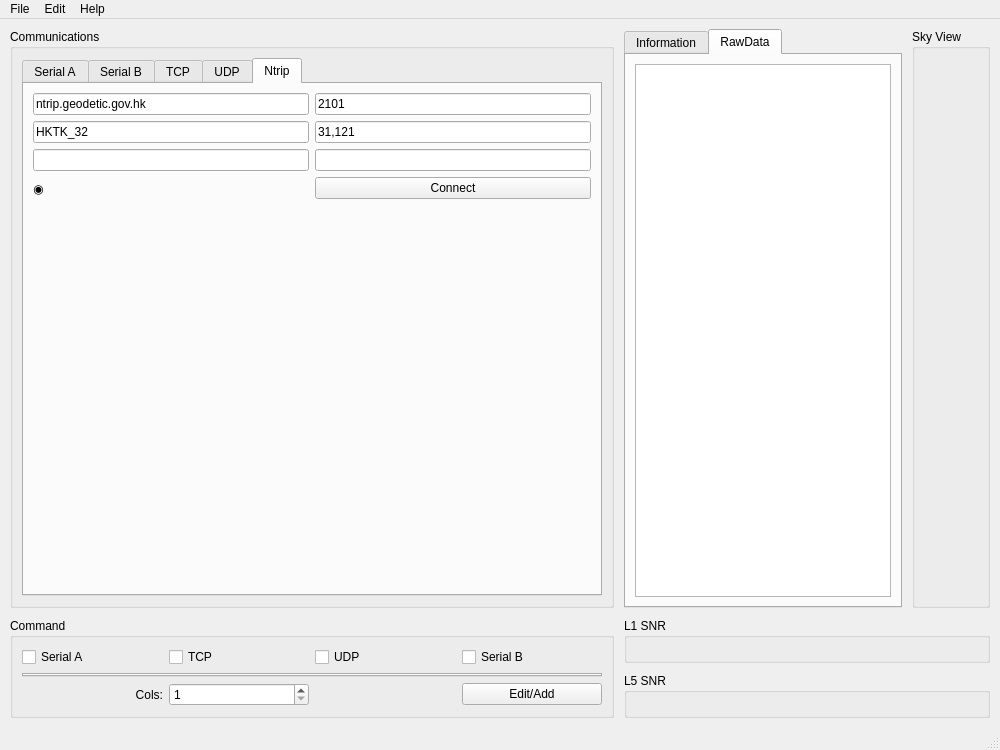
<?xml version="1.0" encoding="UTF-8"?>
<ui version="4.0">
 <class>MainWindow</class>
 <widget class="QMainWindow" name="MainWindow">
  <property name="geometry">
   <rect>
    <x>0</x>
    <y>0</y>
    <width>1000</width>
    <height>750</height>
   </rect>
  </property>
  <property name="minimumSize">
   <size>
    <width>1000</width>
    <height>750</height>
   </size>
  </property>
  <property name="windowTitle">
   <string>GnssView</string>
  </property>
  <widget class="QWidget" name="centralwidget">
   <layout class="QGridLayout" name="gridLayout">
    <property name="leftMargin">
     <number>10</number>
    </property>
    <property name="topMargin">
     <number>10</number>
    </property>
    <property name="rightMargin">
     <number>10</number>
    </property>
    <property name="bottomMargin">
     <number>10</number>
    </property>
    <property name="spacing">
     <number>10</number>
    </property>
    <item row="0" column="0">
     <widget class="QGroupBox" name="groupComms">
      <property name="title">
       <string>Communications</string>
      </property>
      <layout class="QVBoxLayout" name="verticalLayout_Comms">
       <item>
        <widget class="QTabWidget" name="tabComms">
         <property name="currentIndex">
          <number>4</number>
         </property>
         <widget class="QWidget" name="tabSerialA">
          <attribute name="title">
           <string>Serial A</string>
          </attribute>
          <layout class="QGridLayout" name="gridLayout_3A">
           <item row="0" column="0">
            <layout class="QGridLayout" name="gridLayoutSerialA">
             <item row="0" column="0" colspan="2">
              <widget class="QComboBox" name="comboBoxSerialA"/>
             </item>
             <item row="1" column="1">
              <widget class="QComboBox" name="comboBoxParityA">
               <item>
                <property name="text">
                 <string>No</string>
                </property>
               </item>
               <item>
                <property name="text">
                 <string>Even</string>
                </property>
               </item>
               <item>
                <property name="text">
                 <string>Odd</string>
                </property>
               </item>
               <item>
                <property name="text">
                 <string>Space</string>
                </property>
               </item>
               <item>
                <property name="text">
                 <string>Mark</string>
                </property>
               </item>
              </widget>
             </item>
             <item row="0" column="2">
              <widget class="QComboBox" name="comboBoxBaudRateA">
               <item>
                <property name="text">
                 <string>9600</string>
                </property>
               </item>
               <item>
                <property name="text">
                 <string>19200</string>
                </property>
               </item>
               <item>
                <property name="text">
                 <string>38400</string>
                </property>
               </item>
               <item>
                <property name="text">
                 <string>57600</string>
                </property>
               </item>
               <item>
                <property name="text">
                 <string>115200</string>
                </property>
               </item>
               <item>
                <property name="text">
                 <string>230400</string>
                </property>
               </item>
               <item>
                <property name="text">
                 <string>460800</string>
                </property>
               </item>
               <item>
                <property name="text">
                 <string>921600</string>
                </property>
               </item>
               <item>
                <property name="text">
                 <string>1000000</string>
                </property>
               </item>
               <item>
                <property name="text">
                 <string>2000000</string>
                </property>
               </item>
               <item>
                <property name="text">
                 <string>3000000</string>
                </property>
               </item>
              </widget>
             </item>
             <item row="2" column="0">
              <widget class="QLabel" name="labelStatusSerialA">
               <property name="font">
                <font>
                 <pointsize>20</pointsize>
                 <bold>true</bold>
                </font>
               </property>
               <property name="text">
                <string>◉</string>
               </property>
              </widget>
             </item>
             <item row="1" column="0">
              <widget class="QComboBox" name="comboBoxDataBitsA">
               <item>
                <property name="text">
                 <string>8</string>
                </property>
               </item>
               <item>
                <property name="text">
                 <string>7</string>
                </property>
               </item>
               <item>
                <property name="text">
                 <string>6</string>
                </property>
               </item>
               <item>
                <property name="text">
                 <string>5</string>
                </property>
               </item>
              </widget>
             </item>
             <item row="1" column="2">
              <widget class="QComboBox" name="comboBoxStopBitsA">
               <item>
                <property name="text">
                 <string>1</string>
                </property>
               </item>
               <item>
                <property name="text">
                 <string>1.5</string>
                </property>
               </item>
               <item>
                <property name="text">
                 <string>2</string>
                </property>
               </item>
              </widget>
             </item>
             <item row="2" column="2">
              <widget class="QPushButton" name="buttonOpenSerialA">
               <property name="text">
                <string>Open</string>
               </property>
              </widget>
             </item>
            </layout>
           </item>
           <item row="1" column="0">
            <spacer name="spacerSerialA">
             <property name="orientation">
              <enum>Qt::Orientation::Vertical</enum>
             </property>
             <property name="sizeHint" stdset="0">
              <size>
               <width>0</width>
               <height>0</height>
              </size>
             </property>
            </spacer>
           </item>
          </layout>
         </widget>
         <widget class="QWidget" name="tabSerialB">
          <attribute name="title">
           <string>Serial B</string>
          </attribute>
          <layout class="QGridLayout" name="gridLayout_3B">
           <item row="0" column="0">
            <layout class="QGridLayout" name="gridLayoutSerialB">
             <item row="1" column="2">
              <widget class="QComboBox" name="comboBoxStopBitsB">
               <item>
                <property name="text">
                 <string>1</string>
                </property>
               </item>
               <item>
                <property name="text">
                 <string>1.5</string>
                </property>
               </item>
               <item>
                <property name="text">
                 <string>2</string>
                </property>
               </item>
              </widget>
             </item>
             <item row="0" column="0" colspan="2">
              <widget class="QComboBox" name="comboBoxSerialB"/>
             </item>
             <item row="1" column="1">
              <widget class="QComboBox" name="comboBoxParityB">
               <item>
                <property name="text">
                 <string>No</string>
                </property>
               </item>
               <item>
                <property name="text">
                 <string>Even</string>
                </property>
               </item>
               <item>
                <property name="text">
                 <string>Odd</string>
                </property>
               </item>
               <item>
                <property name="text">
                 <string>Space</string>
                </property>
               </item>
               <item>
                <property name="text">
                 <string>Mark</string>
                </property>
               </item>
              </widget>
             </item>
             <item row="1" column="0">
              <widget class="QComboBox" name="comboBoxDataBitsB">
               <item>
                <property name="text">
                 <string>8</string>
                </property>
               </item>
               <item>
                <property name="text">
                 <string>7</string>
                </property>
               </item>
               <item>
                <property name="text">
                 <string>6</string>
                </property>
               </item>
               <item>
                <property name="text">
                 <string>5</string>
                </property>
               </item>
              </widget>
             </item>
             <item row="0" column="2">
              <widget class="QComboBox" name="comboBoxBaudRateB">
               <item>
                <property name="text">
                 <string>9600</string>
                </property>
               </item>
               <item>
                <property name="text">
                 <string>115200</string>
                </property>
               </item>
               <item>
                <property name="text">
                 <string>230400</string>
                </property>
               </item>
               <item>
                <property name="text">
                 <string>460800</string>
                </property>
               </item>
               <item>
                <property name="text">
                 <string>921600</string>
                </property>
               </item>
               <item>
                <property name="text">
                 <string>1000000</string>
                </property>
               </item>
               <item>
                <property name="text">
                 <string>2000000</string>
                </property>
               </item>
               <item>
                <property name="text">
                 <string>3000000</string>
                </property>
               </item>
              </widget>
             </item>
             <item row="2" column="2">
              <widget class="QPushButton" name="buttonOpenSerialB">
               <property name="text">
                <string>Open</string>
               </property>
              </widget>
             </item>
             <item row="2" column="0">
              <widget class="QLabel" name="labelStatusSerialB">
               <property name="text">
                <string>◉</string>
               </property>
              </widget>
             </item>
            </layout>
           </item>
           <item row="1" column="0">
            <spacer name="spacerSerialB">
             <property name="orientation">
              <enum>Qt::Orientation::Vertical</enum>
             </property>
             <property name="sizeHint" stdset="0">
              <size>
               <width>0</width>
               <height>0</height>
              </size>
             </property>
            </spacer>
           </item>
          </layout>
         </widget>
         <widget class="QWidget" name="tabTcp">
          <attribute name="title">
           <string>TCP</string>
          </attribute>
          <layout class="QGridLayout" name="gridLayout_5">
           <item row="0" column="0">
            <layout class="QGridLayout" name="gridLayout_4">
             <item row="3" column="2">
              <widget class="QPushButton" name="buttonTcpConnect">
               <property name="text">
                <string>Connect</string>
               </property>
              </widget>
             </item>
             <item row="0" column="1">
              <widget class="QLineEdit" name="lineEditTcpAddress"/>
             </item>
             <item row="0" column="2">
              <widget class="QLineEdit" name="lineEditTcpPort"/>
             </item>
             <item row="3" column="1">
              <widget class="QLabel" name="labelStatusTcp">
               <property name="text">
                <string>◉</string>
               </property>
              </widget>
             </item>
            </layout>
           </item>
           <item row="1" column="0">
            <spacer name="spacerTcp">
             <property name="orientation">
              <enum>Qt::Orientation::Vertical</enum>
             </property>
             <property name="sizeHint" stdset="0">
              <size>
               <width>20</width>
               <height>40</height>
              </size>
             </property>
            </spacer>
           </item>
          </layout>
         </widget>
         <widget class="QWidget" name="tabUdp">
          <attribute name="title">
           <string>UDP</string>
          </attribute>
          <layout class="QGridLayout" name="gridLayout_7">
           <item row="0" column="0">
            <layout class="QGridLayout" name="gridLayout_6">
             <item row="0" column="0" colspan="2">
              <widget class="QLineEdit" name="lineEditUdpPort"/>
             </item>
             <item row="1" column="0">
              <widget class="QLabel" name="labelStatusUdp">
               <property name="text">
                <string>◉</string>
               </property>
              </widget>
             </item>
             <item row="1" column="1">
              <widget class="QPushButton" name="buttonUdpBind">
               <property name="text">
                <string>Bind</string>
               </property>
              </widget>
             </item>
            </layout>
           </item>
           <item row="1" column="0">
            <spacer name="spacerUdp">
             <property name="orientation">
              <enum>Qt::Orientation::Vertical</enum>
             </property>
             <property name="sizeHint" stdset="0">
              <size>
               <width>20</width>
               <height>40</height>
              </size>
             </property>
            </spacer>
           </item>
          </layout>
         </widget>
         <widget class="QWidget" name="tabNtrip">
          <attribute name="title">
           <string>Ntrip</string>
          </attribute>
          <layout class="QGridLayout" name="gridLayout_3">
           <item row="0" column="0">
            <layout class="QGridLayout" name="gridLayout_2">
             <item row="0" column="1">
              <widget class="QLineEdit" name="lineEditPort">
               <property name="text">
                <string>2101</string>
               </property>
              </widget>
             </item>
             <item row="2" column="1">
              <widget class="QLineEdit" name="lineEditPass"/>
             </item>
             <item row="1" column="0">
              <widget class="QLineEdit" name="lineEditMount">
               <property name="text">
                <string>HKTK_32</string>
               </property>
              </widget>
             </item>
             <item row="0" column="0">
              <widget class="QLineEdit" name="lineEditHost">
               <property name="text">
                <string>ntrip.geodetic.gov.hk</string>
               </property>
              </widget>
             </item>
             <item row="1" column="1">
              <widget class="QLineEdit" name="lineEditLocation">
               <property name="text">
                <string>31,121</string>
               </property>
              </widget>
             </item>
             <item row="2" column="0">
              <widget class="QLineEdit" name="lineEditUser">
               <property name="text">
                <string/>
               </property>
              </widget>
             </item>
             <item row="3" column="0">
              <widget class="QLabel" name="labelStatusNtrip">
               <property name="text">
                <string>◉</string>
               </property>
              </widget>
             </item>
             <item row="3" column="1">
              <widget class="QPushButton" name="buttonOpenNtrip">
               <property name="text">
                <string>Connect</string>
               </property>
              </widget>
             </item>
            </layout>
           </item>
           <item row="1" column="0">
            <spacer name="verticalSpacer">
             <property name="orientation">
              <enum>Qt::Orientation::Vertical</enum>
             </property>
             <property name="sizeHint" stdset="0">
              <size>
               <width>20</width>
               <height>40</height>
              </size>
             </property>
            </spacer>
           </item>
          </layout>
         </widget>
        </widget>
       </item>
      </layout>
     </widget>
    </item>
    <item row="0" column="1" colspan="2">
     <widget class="QTabWidget" name="tabInfoData">
      <property name="currentIndex">
       <number>1</number>
      </property>
      <widget class="QWidget" name="tabInformation">
       <attribute name="title">
        <string>Information</string>
       </attribute>
       <layout class="QGridLayout" name="gridLayout_11">
        <item row="0" column="0">
         <layout class="QGridLayout" name="gridLayoutInfo">
          <item row="2" column="5">
           <widget class="QLabel" name="labelHdop">
            <property name="font">
             <font>
              <bold>true</bold>
             </font>
            </property>
            <property name="text">
             <string>-</string>
            </property>
           </widget>
          </item>
          <item row="4" column="0">
           <widget class="QLabel" name="label_13">
            <property name="text">
             <string>UTC</string>
            </property>
           </widget>
          </item>
          <item row="1" column="5">
           <widget class="QLabel" name="labelMagnetic">
            <property name="font">
             <font>
              <bold>true</bold>
             </font>
            </property>
            <property name="text">
             <string>-</string>
            </property>
           </widget>
          </item>
          <item row="2" column="2">
           <widget class="QLabel" name="label_8">
            <property name="text">
             <string>InView</string>
            </property>
           </widget>
          </item>
          <item row="1" column="3">
           <widget class="QLabel" name="labelTrack">
            <property name="font">
             <font>
              <bold>true</bold>
             </font>
            </property>
            <property name="text">
             <string>-</string>
            </property>
           </widget>
          </item>
          <item row="4" column="1">
           <widget class="QLabel" name="labelTime">
            <property name="font">
             <font>
              <bold>true</bold>
             </font>
            </property>
            <property name="text">
             <string>-</string>
            </property>
           </widget>
          </item>
          <item row="3" column="0">
           <widget class="QLabel" name="label_10">
            <property name="text">
             <string>Mode</string>
            </property>
           </widget>
          </item>
          <item row="0" column="3">
           <widget class="QLabel" name="labelLongitude">
            <property name="font">
             <font>
              <bold>true</bold>
             </font>
            </property>
            <property name="text">
             <string>-</string>
            </property>
           </widget>
          </item>
          <item row="1" column="4">
           <widget class="QLabel" name="label_6">
            <property name="text">
             <string>Magnetic</string>
            </property>
           </widget>
          </item>
          <item row="0" column="4">
           <widget class="QLabel" name="label_3">
            <property name="text">
             <string>Altitude</string>
            </property>
           </widget>
          </item>
          <item row="1" column="0">
           <widget class="QLabel" name="label_4">
            <property name="text">
             <string>Speed</string>
            </property>
           </widget>
          </item>
          <item row="3" column="4">
           <widget class="QLabel" name="label_12">
            <property name="text">
             <string>Quality</string>
            </property>
           </widget>
          </item>
          <item row="0" column="5">
           <widget class="QLabel" name="labelAltitude">
            <property name="font">
             <font>
              <bold>true</bold>
             </font>
            </property>
            <property name="text">
             <string>-</string>
            </property>
           </widget>
          </item>
          <item row="2" column="3">
           <widget class="QLabel" name="labelSatsInView">
            <property name="font">
             <font>
              <bold>true</bold>
             </font>
            </property>
            <property name="text">
             <string>-</string>
            </property>
           </widget>
          </item>
          <item row="2" column="0">
           <widget class="QLabel" name="label_7">
            <property name="text">
             <string>InUse</string>
            </property>
           </widget>
          </item>
          <item row="4" column="3">
           <widget class="QLabel" name="labelDate">
            <property name="font">
             <font>
              <bold>true</bold>
             </font>
            </property>
            <property name="text">
             <string>-</string>
            </property>
           </widget>
          </item>
          <item row="4" column="2">
           <widget class="QLabel" name="label_14">
            <property name="text">
             <string>Date</string>
            </property>
           </widget>
          </item>
          <item row="1" column="1">
           <widget class="QLabel" name="labelSpeed">
            <property name="font">
             <font>
              <bold>true</bold>
             </font>
            </property>
            <property name="text">
             <string>-</string>
            </property>
           </widget>
          </item>
          <item row="0" column="2">
           <widget class="QLabel" name="label_2">
            <property name="text">
             <string>Longitude</string>
            </property>
           </widget>
          </item>
          <item row="3" column="3">
           <widget class="QLabel" name="labelStatus">
            <property name="font">
             <font>
              <bold>true</bold>
             </font>
            </property>
            <property name="text">
             <string>-</string>
            </property>
           </widget>
          </item>
          <item row="0" column="1">
           <widget class="QLabel" name="labelLatitude">
            <property name="font">
             <font>
              <bold>true</bold>
             </font>
            </property>
            <property name="text">
             <string>-</string>
            </property>
           </widget>
          </item>
          <item row="0" column="0">
           <widget class="QLabel" name="label_1">
            <property name="text">
             <string>Latitude</string>
            </property>
           </widget>
          </item>
          <item row="3" column="5">
           <widget class="QLabel" name="labelQuality">
            <property name="font">
             <font>
              <bold>true</bold>
             </font>
            </property>
            <property name="text">
             <string>-</string>
            </property>
           </widget>
          </item>
          <item row="2" column="4">
           <widget class="QLabel" name="label_9">
            <property name="text">
             <string>hDop</string>
            </property>
           </widget>
          </item>
          <item row="2" column="1">
           <widget class="QLabel" name="labelSatsInUse">
            <property name="font">
             <font>
              <bold>true</bold>
             </font>
            </property>
            <property name="text">
             <string>-</string>
            </property>
           </widget>
          </item>
          <item row="3" column="1">
           <widget class="QLabel" name="labelMode">
            <property name="font">
             <font>
              <bold>true</bold>
             </font>
            </property>
            <property name="text">
             <string>-</string>
            </property>
           </widget>
          </item>
          <item row="3" column="2">
           <widget class="QLabel" name="label_11">
            <property name="text">
             <string>Status</string>
            </property>
           </widget>
          </item>
          <item row="1" column="2">
           <widget class="QLabel" name="label_5">
            <property name="text">
             <string>Track</string>
            </property>
           </widget>
          </item>
         </layout>
        </item>
        <item row="1" column="0">
         <spacer name="spacerInfo">
          <property name="orientation">
           <enum>Qt::Orientation::Vertical</enum>
          </property>
          <property name="sizeHint" stdset="0">
           <size>
            <width>20</width>
            <height>40</height>
           </size>
          </property>
         </spacer>
        </item>
       </layout>
      </widget>
      <widget class="QWidget" name="tabRawData">
       <attribute name="title">
        <string>RawData</string>
       </attribute>
       <layout class="QGridLayout" name="gridLayout_13">
        <item row="0" column="0">
         <widget class="QPlainTextEdit" name="plainTextEditRaw"/>
        </item>
       </layout>
      </widget>
     </widget>
    </item>
    <item row="0" column="3">
     <widget class="QGroupBox" name="groupChartSky">
      <property name="title">
       <string>Sky View</string>
      </property>
      <layout class="QVBoxLayout" name="verticalLayout_Sky">
       <item>
        <widget class="QChartView" name="chartSky" native="true"/>
       </item>
      </layout>
     </widget>
    </item>
    <item row="1" column="0" rowspan="2">
     <widget class="QGroupBox" name="groupCommand">
      <property name="title">
       <string>Command</string>
      </property>
      <layout class="QGridLayout" name="gridLayout_10">
       <item row="0" column="0">
        <widget class="QCheckBox" name="checkBoxSerialA">
         <property name="text">
          <string>Serial A</string>
         </property>
        </widget>
       </item>
       <item row="2" column="0">
        <widget class="QLabel" name="labelCmdCols">
         <property name="text">
          <string>Cols:</string>
         </property>
         <property name="alignment">
          <set>Qt::AlignmentFlag::AlignRight|Qt::AlignmentFlag::AlignTrailing|Qt::AlignmentFlag::AlignVCenter</set>
         </property>
        </widget>
       </item>
       <item row="2" column="3">
        <widget class="QPushButton" name="buttonAddCommand">
         <property name="text">
          <string>Edit/Add</string>
         </property>
        </widget>
       </item>
       <item row="0" column="2">
        <widget class="QCheckBox" name="checkBoxUdp">
         <property name="text">
          <string>UDP</string>
         </property>
        </widget>
       </item>
       <item row="1" column="0" colspan="4">
        <widget class="QTabWidget" name="tabCommands">
         <property name="currentIndex">
          <number>-1</number>
         </property>
        </widget>
       </item>
       <item row="0" column="1">
        <widget class="QCheckBox" name="checkBoxTcp">
         <property name="text">
          <string>TCP</string>
         </property>
        </widget>
       </item>
       <item row="2" column="1">
        <widget class="QSpinBox" name="spinCmdCols">
         <property name="minimum">
          <number>1</number>
         </property>
         <property name="maximum">
          <number>10</number>
         </property>
         <property name="value">
          <number>1</number>
         </property>
        </widget>
       </item>
       <item row="0" column="3">
        <widget class="QCheckBox" name="checkBoxSerialB">
         <property name="text">
          <string>Serial B</string>
         </property>
        </widget>
       </item>
      </layout>
     </widget>
    </item>
    <item row="1" column="1" colspan="3">
     <widget class="QGroupBox" name="groupChartL1">
      <property name="title">
       <string>L1 SNR</string>
      </property>
      <layout class="QVBoxLayout" name="verticalLayout_L1">
       <item>
        <widget class="QChartView" name="chartSnrL1" native="true"/>
       </item>
      </layout>
     </widget>
    </item>
    <item row="2" column="1" colspan="3">
     <widget class="QGroupBox" name="groupChartL5">
      <property name="title">
       <string>L5 SNR</string>
      </property>
      <layout class="QVBoxLayout" name="verticalLayout_L5">
       <item>
        <widget class="QChartView" name="chartSnrL5" native="true"/>
       </item>
      </layout>
     </widget>
    </item>
   </layout>
  </widget>
  <widget class="QMenuBar" name="menubar">
   <property name="geometry">
    <rect>
     <x>0</x>
     <y>0</y>
     <width>1000</width>
     <height>24</height>
    </rect>
   </property>
   <widget class="QMenu" name="menuFile_2">
    <property name="title">
     <string>File</string>
    </property>
   </widget>
   <widget class="QMenu" name="menuEdit">
    <property name="title">
     <string>Edit</string>
    </property>
   </widget>
   <widget class="QMenu" name="menuHelp">
    <property name="title">
     <string>Help</string>
    </property>
    <addaction name="actionCheckUpdates"/>
   </widget>
   <addaction name="menuFile_2"/>
   <addaction name="menuEdit"/>
   <addaction name="menuHelp"/>
  </widget>
  <widget class="QStatusBar" name="statusbar"/>
  <action name="actionSettings">
   <property name="text">
    <string>Settings</string>
   </property>
  </action>
  <action name="actionExit">
   <property name="text">
    <string>Exit</string>
   </property>
  </action>
  <action name="actionCheckUpdates">
   <property name="text">
    <string>Check for Updates...</string>
   </property>
  </action>
 </widget>
 <customwidgets>
  <customwidget>
   <class>QChartView</class>
   <extends>QWidget</extends>
   <header>QtCharts</header>
   <container>1</container>
  </customwidget>
 </customwidgets>
 <resources/>
 <connections/>
</ui>
